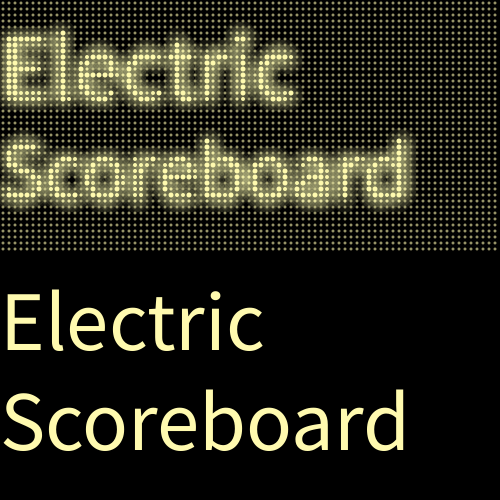
Frame 1 (no input)
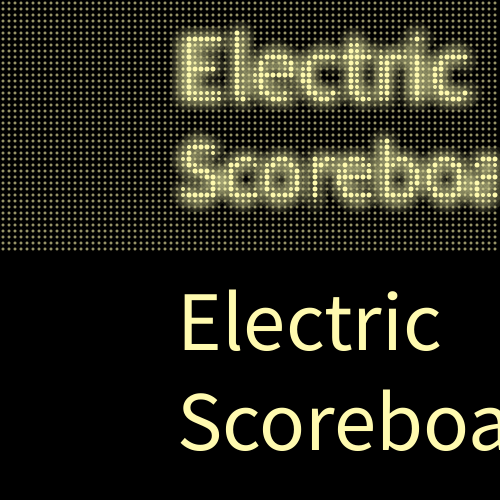
Frame 60 (the mouse pressed at the canvas centre just before this capture)
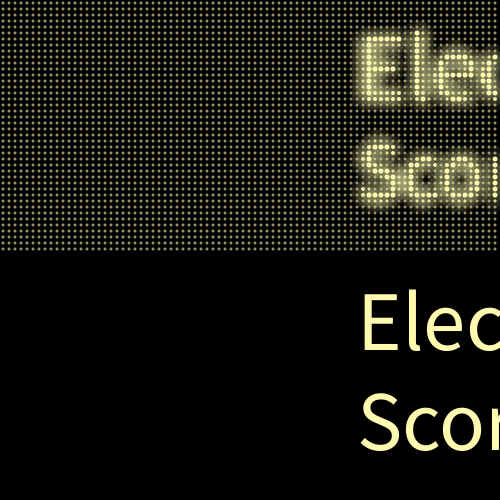
Frame 120 (the mouse held since frame 60 and released just before this capture)

The Processing sketch that drew these frames (run headless with seeded random() and noise(); from frame 60 on, the mouse is pressed at the canvas centre):

// Processing sketch: processing_146909
// ── processing_146909.pde

PImage img = createImage(500,500,RGB);
int nextX=0;
int alpha;
int dia;
String str,str2; 
void setup(){
  size(500, 500);
  colorMode(HSB);
  str = "Electric";
  str2 = "Scoreboard";
  noStroke();
}

void draw(){
  background(0);
  textSize(95);
  fill(40,80,256);
  text(str,nextX,100);
  textSize(85);
  text(str2,nextX,200);
  filter(BLUR,1);
  img.loadPixels();
  loadPixels();
  for(int x = 3; x < width; x += 6){
    for(int y = 3; y < height/2; y += 6){
      img.pixels[x+y*width] = pixels[x+y*width];
    }
  }
  img.updatePixels();
  updatePixels();
  background(0);
  for(int x = 3; x < width; x += 6){
    for(int y = 3; y < height/2; y += 6){
      fill(40,80,256,150);
      ellipse(x,y,3,3);
      if(img.pixels[x+y*width]!=color(0)){
        if(img.pixels[x+y*width]!=color(200,200,0));
         alpha=int(map(brightness(img.pixels[x+y*width]),0,200,150,250));
         dia=int(map(brightness(img.pixels[x+y*width]),0,200,3,5));
         fill(40,80,256,alpha);
      ellipse(x,y,dia,dia);
      noStroke();
      fill(40,80,256,20);
      ellipse(x,y,dia+20,dia+20);
      }
    }
  }
  fill(40,80,256);
  text(str,nextX,350);
  textSize(85);
  text(str2,nextX,450);
  
  nextX += 3;
  if(nextX >= width){
    nextX=0;
  }
  
    
  
}
